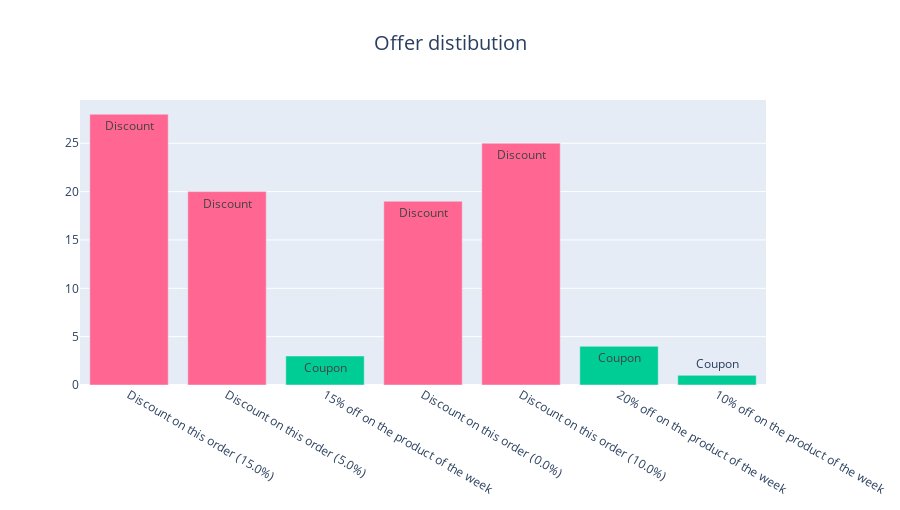

Notebook code for this chart:
### Markdown cell above
### 3.1 Offer distribution <a class="anchor" id="section3_1"></a>

### Code cell
fig = go.Figure()
fig.add_trace(go.Bar(
    x=offers_coverage['Order'],
    y=offers_coverage['Count'],
    name='Primary Product',
    marker_color=[px.colors.qualitative.Plotly[6] if type=="Discount" else px.colors.qualitative.Plotly[2] for type in offers_coverage['Type']],
    text=offers_coverage['Type'],
    hovertemplate="<b>Name:</b> %{x}<br><b>Number:</b> %{y}<br><b>Type:</b> %{text}<extra></extra>",
))

fig.update_layout(
  height=max([len(offer_name) for offer_name in offers_coverage['Order']])*15,
  title={'text': "Offer distibution",
          'x':0.5,
          'xanchor': 'center',
          'font_size': 20,
    }
)

fig.show()

### Figure 1 — Plotly figure (JSON) as saved in the notebook; plotly's stock layout.template omitted (floating-point values rounded to 4 significant figures)
{"data": [{"hovertemplate": "<b>Name:</b> %{x}<br><b>Number:</b> %{y}<br><b>Type:</b> %{text}<extra></extra>", "marker": {"color": ["#FF6692", "#FF6692", "#00CC96", "#FF6692", "#FF6692", "#00CC96", "#00CC96"]}, "name": "Primary Product", "text": ["Discount", "Discount", "Coupon", "Discount", "Discount", "Coupon", "Coupon"], "type": "bar", "x": ["Discount on this order (15.0%)", "Discount on this order (5.0%)", "15% off on the product of the week", "Discount on this order (0.0%)", "Discount on this order (10.0%)", "20% off on the product of the week", "10% off on the product of the week"], "y": [28, 20, 3, 19, 25, 4, 1]}], "layout": {"height": 510, "title": {"font": {"size": 20}, "text": "Offer distibution", "x": 0.5, "xanchor": "center"}}}
